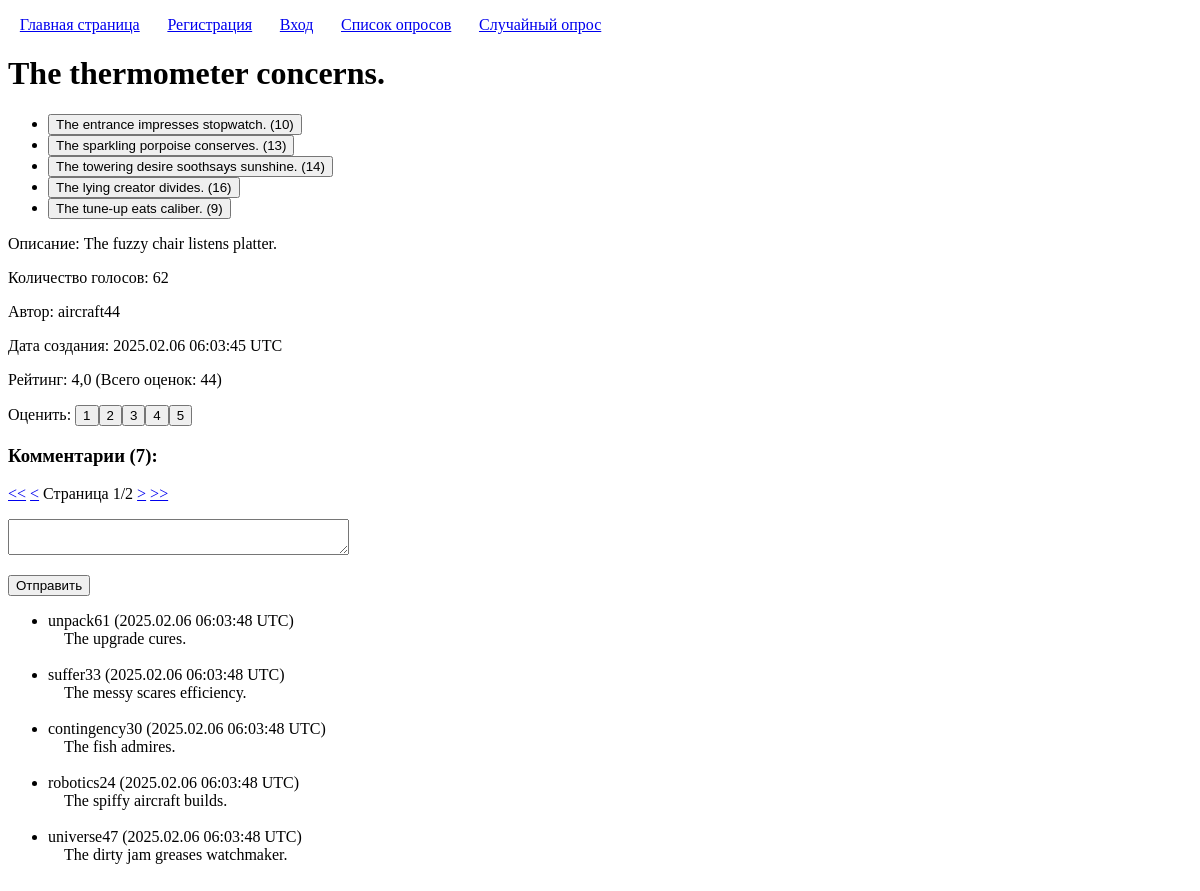
Screenshot of /enterpoll/polls/88/ with the database file from the repository.
### polls/models.py (models this page shows, shortened)
class Poll(models.Model):
	title = models.CharField('Заголовок', max_length=100, validators=[custom_validators.forbidden_words])
	description = models.CharField('Описание', max_length=100, blank=True, null=True, validators=[custom_validators.forbidden_words])
	user = models.ForeignKey(User, on_delete=models.CASCADE, verbose_name='Автор')
	created = models.DateTimeField('Время создания', auto_now_add=True)
	@property
	def number_of_votes(self):
		return self.vote_set.count()
	@property
	def number_of_comments(self):
		return self.comment_set.count()
	@property
	def number_of_ratings(self):
		return self.rating_set.count()
	@property
	def average_rating(self):
		return self.rating_set.aggregate(Avg('value', default=0))['value__avg']

class Choice(models.Model):
	poll = models.ForeignKey(Poll, on_delete=models.CASCADE)
	text = models.CharField('', max_length=100, validators=[custom_validators.forbidden_words])
	@property
	def number_of_votes(self):
		return self.vote_set.count()

class Comment(models.Model):
	user = models.ForeignKey(User, on_delete=models.CASCADE)
	poll = models.ForeignKey(Poll, on_delete=models.CASCADE)
	text = models.CharField('Текст', max_length=100, validators=[custom_validators.forbidden_words])
	created = models.DateTimeField(auto_now_add=True)

### polls/views.py (the view, shortened to what this page needs)
# urls.py: path("polls/<int:poll_pk>/", views.PollPageView.as_view(), name="poll_page"),
class PollPageView(TemplateView):
	paginate_by = 5
	template_name = 'polls/poll_page.html'
	def get_context_data(self, *args, **kwargs):
		context = super().get_context_data(*args, **kwargs)
		context['poll'] = get_object_or_404(Poll, pk=self.kwargs['poll_pk'])
		context['comments'] = Comment.objects.filter(poll=context['poll']).order_by('-created')
		comments_paginator = Paginator(context['comments'], self.paginate_by)
		context['comments_page_kwarg'] = 'comments_page_number'
		context['comments_page_number'] = self.request.GET.get(context['comments_page_kwarg'])
		context['comments_page_obj'] = comments_paginator.get_page(context['comments_page_number'])
		context['comment_modelform'] = CommentModelForm()
		return context

### polls/forms.py
class CommentModelForm(forms.ModelForm):
	class Meta:
		model = Comment
		fields = ['text']
		widgets = {
			'text': forms.Textarea(attrs={'cols': 40, 'rows': 2, 'required': True})
		}
		labels = {
			'text': ''
		}

### templatetags/pagination.py (called while the page is built)
@register.inclusion_tag('pagination.html')
def pagination(page_kwarg, page_obj):
	return {'page_kwarg': page_kwarg, 'page_obj': page_obj}

### polls/templates/polls/poll_page.html (shortened to what this page needs)
{% extends "base.html" %}
{% load pagination %}
{% block h1 %}{{ poll.title }}{% endblock h1 %}
{% block content %}
	<ul>
		{% for choice in poll.choice_set.all %}
			<li>
				<form method="POST">
					{% if choice == user_choice %}
						<input type="text" name="action_type" value="delete_vote" hidden>
						<input type="text" name="choice_pk" value="{{ choice.pk }}" hidden>
						<input class="selected_choice" type="submit" value="{{ choice.text }} ({{ choice.number_of_votes }})">
					{% else %}
						<input type="submit" value="{{ choice.text }} ({{ choice.number_of_votes }})">
					{% endif %}
				</form>
			</li>
		{% endfor %}
	</ul>
	<p>Описание: {{ poll.description|default:"..." }}</p>
	<p>Количество голосов: {{ poll.number_of_votes }}</p>
	<p>Автор: {{ poll.user }}</p>
	<p>Дата создания: {{ poll.created|date:"Y.m.d H:i:s e" }}</p>
	<p>
		Рейтинг: {{ poll.average_rating|floatformat:1 }} (Всего оценок: {{ poll.number_of_ratings }})<br>
		<div style="display: inline-block">
		</div>
	</p>
	<h3>Комментарии ({{ poll.number_of_comments }}):</h3>
	{% pagination comments_page_kwarg comments_page_obj %}
	<form method="POST">
		<p>{{ comment_modelform.as_p }}</p>
		<input type="submit" value="Отправить">
	</form>
	<ul>
		{% for comment in comments_page_obj %}
			<li>
				{{ comment.user }} ({{ comment.created|date:"Y.m.d H:i:s e" }})
				<br>
				&emsp;{{ comment.text }}
			</li>
			<br>
		{% empty %}
			<li>
				Комментарии отсутствуют.
			</li>
		{% endfor %}
	</ul>
{% endblock content %}

### staticfiles/css/style.css (style rules this page uses)
input { transition-duration: 0.1s; }

### rows the page displays
Poll: title "The thermometer concerns.", description "The fuzzy chair listens platter.", number_of_votes "62", user "aircraft44", created "2025.02.06 06:03:45 UTC", average_rating "4,0", number_of_ratings "44", number_of_comments "7"
Choice: text "The entrance impresses stopwatch. (10)"
Choice: text "The sparkling porpoise conserves. (13)"
Choice: text "The towering desire soothsays sunshine. (14)"
Choice: text "The lying creator divides. (16)"
Choice: text "The tune-up eats caliber. (9)"
Comment: user "unpack61", created "2025.02.06 06:03:48 UTC", text "The upgrade cures."
Comment: user "suffer33", created "2025.02.06 06:03:48 UTC", text "The messy scares efficiency."
Comment: user "contingency30", created "2025.02.06 06:03:48 UTC", text "The fish admires."
Comment: user "robotics24", created "2025.02.06 06:03:48 UTC", text "The spiffy aircraft builds."
Comment: user "universe47", created "2025.02.06 06:03:48 UTC", text "The dirty jam greases watchmaker."

### other values shown
{{ page_obj.number }} "1"
{{ page_obj.paginator.num_pages }} "2"
